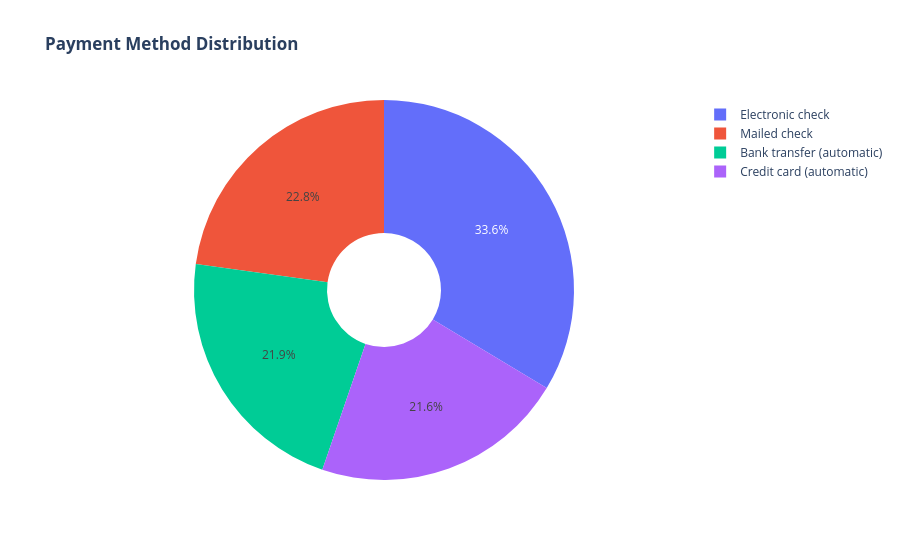

Here is the notebook cell this chart was saved with:
### Markdown cell above
* About 75% of customer with Month-to-Month Contract opted to move out as compared to 13% of customrs with One Year Contract and 3% with Two Year Contract

### Code cell
labels = df['PaymentMethod'].unique()
values = df['PaymentMethod'].value_counts()

fig = go.Figure(data=[go.Pie(labels=labels, values=values, hole=.3)])
fig.update_layout(title_text="<b>Payment Method Distribution</b>")
fig.show()

### Figure 1 — Plotly figure (JSON) as saved in the notebook; plotly's stock layout.template omitted (floating-point values rounded to 4 significant figures)
{"data": [{"hole": 0.3, "labels": ["Electronic check", "Mailed check", "Bank transfer (automatic)", "Credit card (automatic)"], "type": "pie", "values": [2365, 1604, 1542, 1521]}], "layout": {"autosize": true, "title": {"text": "<b>Payment Method Distribution</b>"}}}
